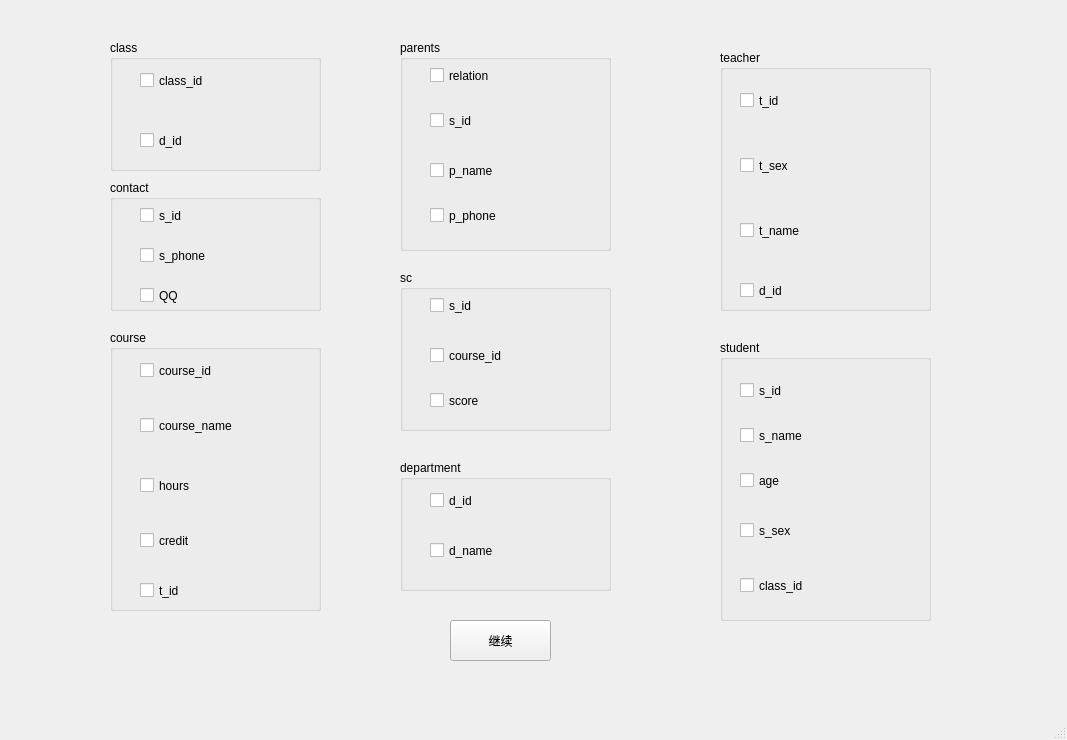
<?xml version="1.0" encoding="UTF-8"?>
<ui version="4.0">
 <class>MainWindow</class>
 <widget class="QMainWindow" name="MainWindow">
  <property name="geometry">
   <rect>
    <x>0</x>
    <y>0</y>
    <width>1067</width>
    <height>740</height>
   </rect>
  </property>
  <property name="windowTitle">
   <string>MainWindow</string>
  </property>
  <widget class="QWidget" name="centralwidget">
   <widget class="QPushButton" name="pushButton">
    <property name="geometry">
     <rect>
      <x>450</x>
      <y>620</y>
      <width>101</width>
      <height>41</height>
     </rect>
    </property>
    <property name="text">
     <string>继续</string>
    </property>
   </widget>
   <widget class="QGroupBox" name="groupBox_2">
    <property name="geometry">
     <rect>
      <x>110</x>
      <y>180</y>
      <width>211</width>
      <height>131</height>
     </rect>
    </property>
    <property name="title">
     <string>contact</string>
    </property>
    <widget class="QCheckBox" name="checkBox_3">
     <property name="geometry">
      <rect>
       <x>30</x>
       <y>20</y>
       <width>161</width>
       <height>31</height>
      </rect>
     </property>
     <property name="text">
      <string>s_id</string>
     </property>
    </widget>
    <widget class="QCheckBox" name="checkBox_4">
     <property name="geometry">
      <rect>
       <x>30</x>
       <y>60</y>
       <width>171</width>
       <height>31</height>
      </rect>
     </property>
     <property name="text">
      <string>s_phone</string>
     </property>
    </widget>
    <widget class="QCheckBox" name="checkBox_5">
     <property name="geometry">
      <rect>
       <x>30</x>
       <y>100</y>
       <width>171</width>
       <height>31</height>
      </rect>
     </property>
     <property name="text">
      <string>QQ</string>
     </property>
    </widget>
   </widget>
   <widget class="QGroupBox" name="groupBox_3">
    <property name="geometry">
     <rect>
      <x>110</x>
      <y>330</y>
      <width>211</width>
      <height>281</height>
     </rect>
    </property>
    <property name="title">
     <string>course</string>
    </property>
    <widget class="QCheckBox" name="checkBox_6">
     <property name="geometry">
      <rect>
       <x>30</x>
       <y>20</y>
       <width>181</width>
       <height>41</height>
      </rect>
     </property>
     <property name="text">
      <string>course_id</string>
     </property>
    </widget>
    <widget class="QCheckBox" name="checkBox_7">
     <property name="geometry">
      <rect>
       <x>30</x>
       <y>70</y>
       <width>181</width>
       <height>51</height>
      </rect>
     </property>
     <property name="text">
      <string>course_name</string>
     </property>
    </widget>
    <widget class="QCheckBox" name="checkBox_8">
     <property name="geometry">
      <rect>
       <x>30</x>
       <y>130</y>
       <width>171</width>
       <height>51</height>
      </rect>
     </property>
     <property name="text">
      <string>hours</string>
     </property>
    </widget>
    <widget class="QCheckBox" name="checkBox_9">
     <property name="geometry">
      <rect>
       <x>30</x>
       <y>190</y>
       <width>171</width>
       <height>41</height>
      </rect>
     </property>
     <property name="text">
      <string>credit</string>
     </property>
    </widget>
    <widget class="QCheckBox" name="checkBox_10">
     <property name="geometry">
      <rect>
       <x>30</x>
       <y>240</y>
       <width>171</width>
       <height>41</height>
      </rect>
     </property>
     <property name="text">
      <string>t_id</string>
     </property>
    </widget>
   </widget>
   <widget class="QGroupBox" name="groupBox_4">
    <property name="geometry">
     <rect>
      <x>400</x>
      <y>40</y>
      <width>211</width>
      <height>211</height>
     </rect>
    </property>
    <property name="title">
     <string>parents</string>
    </property>
    <widget class="QCheckBox" name="checkBox_11">
     <property name="geometry">
      <rect>
       <x>30</x>
       <y>20</y>
       <width>181</width>
       <height>31</height>
      </rect>
     </property>
     <property name="text">
      <string>relation</string>
     </property>
    </widget>
    <widget class="QCheckBox" name="checkBox_12">
     <property name="geometry">
      <rect>
       <x>30</x>
       <y>60</y>
       <width>171</width>
       <height>41</height>
      </rect>
     </property>
     <property name="text">
      <string>s_id</string>
     </property>
    </widget>
    <widget class="QCheckBox" name="checkBox_13">
     <property name="geometry">
      <rect>
       <x>30</x>
       <y>110</y>
       <width>181</width>
       <height>41</height>
      </rect>
     </property>
     <property name="text">
      <string>p_name</string>
     </property>
    </widget>
    <widget class="QCheckBox" name="checkBox_14">
     <property name="geometry">
      <rect>
       <x>30</x>
       <y>160</y>
       <width>181</width>
       <height>31</height>
      </rect>
     </property>
     <property name="text">
      <string>p_phone</string>
     </property>
    </widget>
   </widget>
   <widget class="QGroupBox" name="groupBox_5">
    <property name="geometry">
     <rect>
      <x>400</x>
      <y>460</y>
      <width>211</width>
      <height>131</height>
     </rect>
    </property>
    <property name="title">
     <string>department</string>
    </property>
    <widget class="QCheckBox" name="checkBox_18">
     <property name="geometry">
      <rect>
       <x>30</x>
       <y>20</y>
       <width>171</width>
       <height>41</height>
      </rect>
     </property>
     <property name="text">
      <string>d_id</string>
     </property>
    </widget>
    <widget class="QCheckBox" name="checkBox_19">
     <property name="geometry">
      <rect>
       <x>30</x>
       <y>70</y>
       <width>181</width>
       <height>41</height>
      </rect>
     </property>
     <property name="text">
      <string>d_name</string>
     </property>
    </widget>
   </widget>
   <widget class="QGroupBox" name="groupBox_6">
    <property name="geometry">
     <rect>
      <x>400</x>
      <y>270</y>
      <width>211</width>
      <height>161</height>
     </rect>
    </property>
    <property name="title">
     <string>sc</string>
    </property>
    <widget class="QCheckBox" name="checkBox_15">
     <property name="geometry">
      <rect>
       <x>30</x>
       <y>20</y>
       <width>171</width>
       <height>31</height>
      </rect>
     </property>
     <property name="text">
      <string>s_id</string>
     </property>
    </widget>
    <widget class="QCheckBox" name="checkBox_16">
     <property name="geometry">
      <rect>
       <x>30</x>
       <y>70</y>
       <width>181</width>
       <height>31</height>
      </rect>
     </property>
     <property name="text">
      <string>course_id</string>
     </property>
    </widget>
    <widget class="QCheckBox" name="checkBox_17">
     <property name="geometry">
      <rect>
       <x>30</x>
       <y>115</y>
       <width>171</width>
       <height>31</height>
      </rect>
     </property>
     <property name="text">
      <string>score</string>
     </property>
    </widget>
   </widget>
   <widget class="QGroupBox" name="groupBox_7">
    <property name="geometry">
     <rect>
      <x>720</x>
      <y>50</y>
      <width>211</width>
      <height>261</height>
     </rect>
    </property>
    <property name="title">
     <string>teacher</string>
    </property>
    <widget class="QCheckBox" name="checkBox_20">
     <property name="geometry">
      <rect>
       <x>20</x>
       <y>30</y>
       <width>181</width>
       <height>41</height>
      </rect>
     </property>
     <property name="text">
      <string>t_id</string>
     </property>
    </widget>
    <widget class="QCheckBox" name="checkBox_21">
     <property name="geometry">
      <rect>
       <x>20</x>
       <y>90</y>
       <width>181</width>
       <height>51</height>
      </rect>
     </property>
     <property name="text">
      <string>t_sex</string>
     </property>
    </widget>
    <widget class="QCheckBox" name="checkBox_22">
     <property name="geometry">
      <rect>
       <x>20</x>
       <y>160</y>
       <width>181</width>
       <height>41</height>
      </rect>
     </property>
     <property name="text">
      <string>t_name</string>
     </property>
    </widget>
    <widget class="QCheckBox" name="checkBox_23">
     <property name="geometry">
      <rect>
       <x>20</x>
       <y>220</y>
       <width>191</width>
       <height>41</height>
      </rect>
     </property>
     <property name="text">
      <string>d_id</string>
     </property>
    </widget>
   </widget>
   <widget class="QGroupBox" name="groupBox_8">
    <property name="geometry">
     <rect>
      <x>720</x>
      <y>340</y>
      <width>211</width>
      <height>281</height>
     </rect>
    </property>
    <property name="title">
     <string>student</string>
    </property>
    <widget class="QCheckBox" name="checkBox_24">
     <property name="geometry">
      <rect>
       <x>20</x>
       <y>30</y>
       <width>191</width>
       <height>41</height>
      </rect>
     </property>
     <property name="text">
      <string>s_id</string>
     </property>
    </widget>
    <widget class="QCheckBox" name="checkBox_25">
     <property name="geometry">
      <rect>
       <x>20</x>
       <y>70</y>
       <width>191</width>
       <height>51</height>
      </rect>
     </property>
     <property name="text">
      <string>s_name</string>
     </property>
    </widget>
    <widget class="QCheckBox" name="checkBox_26">
     <property name="geometry">
      <rect>
       <x>20</x>
       <y>120</y>
       <width>191</width>
       <height>41</height>
      </rect>
     </property>
     <property name="text">
      <string>age</string>
     </property>
    </widget>
    <widget class="QCheckBox" name="checkBox_27">
     <property name="geometry">
      <rect>
       <x>20</x>
       <y>170</y>
       <width>181</width>
       <height>41</height>
      </rect>
     </property>
     <property name="text">
      <string>s_sex</string>
     </property>
    </widget>
    <widget class="QCheckBox" name="checkBox_28">
     <property name="geometry">
      <rect>
       <x>20</x>
       <y>220</y>
       <width>181</width>
       <height>51</height>
      </rect>
     </property>
     <property name="text">
      <string>class_id</string>
     </property>
    </widget>
   </widget>
   <widget class="QGroupBox" name="groupBox_1">
    <property name="geometry">
     <rect>
      <x>110</x>
      <y>40</y>
      <width>211</width>
      <height>131</height>
     </rect>
    </property>
    <property name="title">
     <string>class</string>
    </property>
    <widget class="QCheckBox" name="checkBox_1">
     <property name="geometry">
      <rect>
       <x>30</x>
       <y>20</y>
       <width>171</width>
       <height>41</height>
      </rect>
     </property>
     <property name="text">
      <string>class_id</string>
     </property>
    </widget>
    <widget class="QCheckBox" name="checkBox_2">
     <property name="geometry">
      <rect>
       <x>30</x>
       <y>80</y>
       <width>171</width>
       <height>41</height>
      </rect>
     </property>
     <property name="text">
      <string>d_id</string>
     </property>
    </widget>
   </widget>
  </widget>
  <widget class="QMenuBar" name="menubar">
   <property name="geometry">
    <rect>
     <x>0</x>
     <y>0</y>
     <width>1067</width>
     <height>22</height>
    </rect>
   </property>
  </widget>
  <widget class="QStatusBar" name="statusbar"/>
 </widget>
 <resources/>
 <connections/>
</ui>
